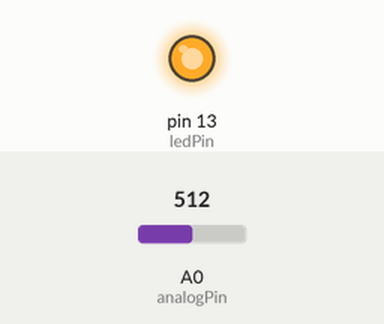
Bench run of a sketch on a simulated Arduino Uno, built with avr-gcc and run on an emulated ATmega328P. On the bench: output pins drawn as LEDs (lit = HIGH). The inputs (shaded band) are chosen by the test bench; at power-on: A0 (analogPin) = 512.

Above: at 0.1 s.
At 1.1 s:
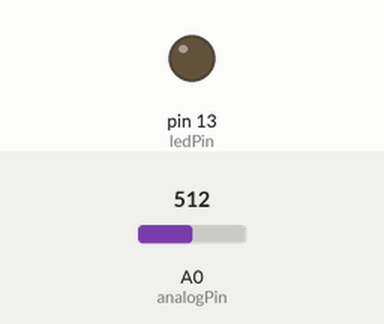
Timing chart, 0 to 2.6 s (numbered marks = the images above):
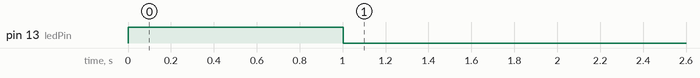

The sketch:

sound.ino
```cpp
int analogPin = A0;
int ledPin = 13;
int analogVal = 0;
long int past_time = 0;
int past_analogVal = 0;

void setup() {
  pinMode(analogPin, INPUT);
  pinMode(ledPin, OUTPUT);
  digitalWrite(ledPin, HIGH);
  Serial.begin(9600);
}

void loop() {
  analogVal = analogRead(analogPin);
  if (millis() - past_time > 1000) {
    if (abs(past_analogVal - analogVal) > 3) {
      digitalWrite(ledPin, !digitalRead(ledPin));
      past_analogVal = analogVal;
      past_time = millis();
    }
  }
  delay(10);
}
```

Measured:
- by itself, pin 13 (ledPin): HIGH → LOW at 1.0 s
